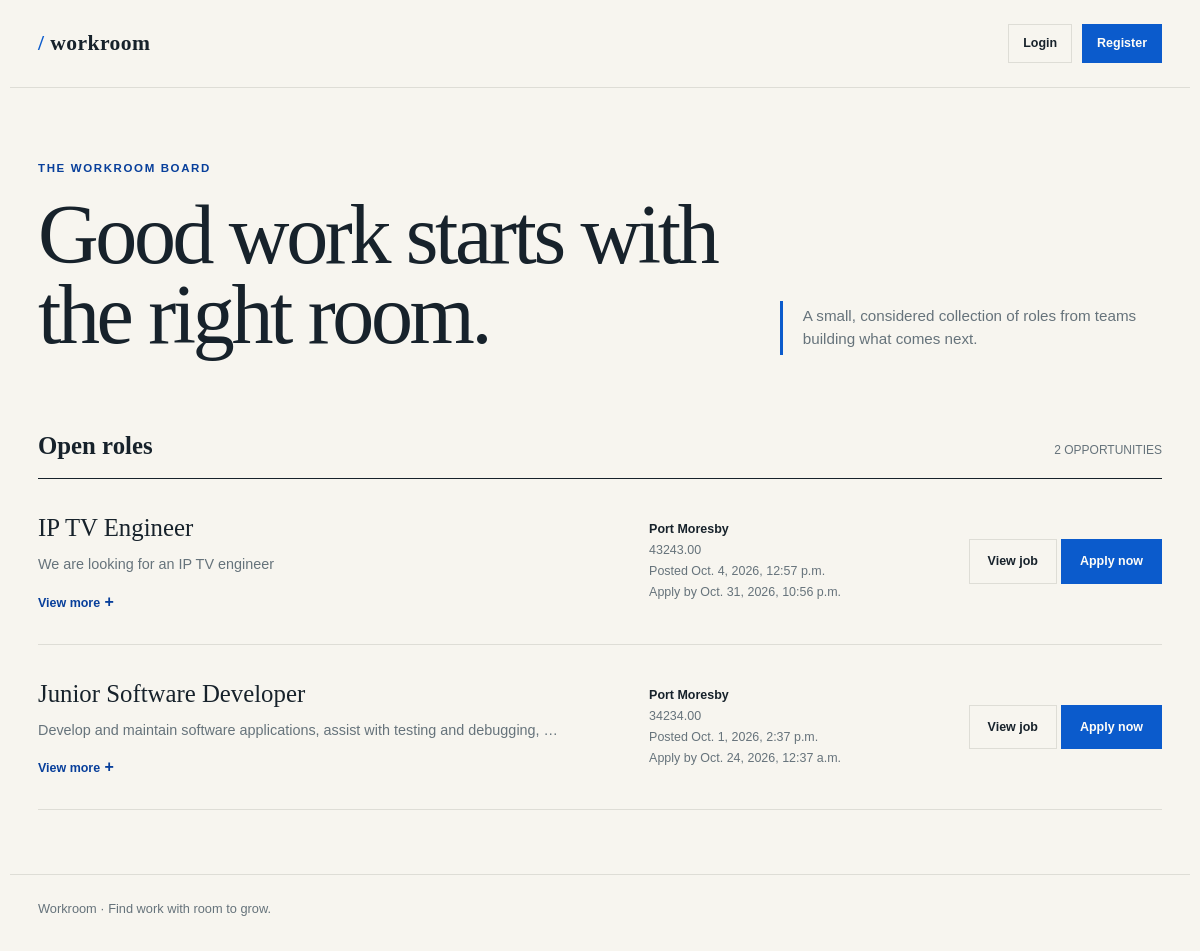
Before: / with the older database file.
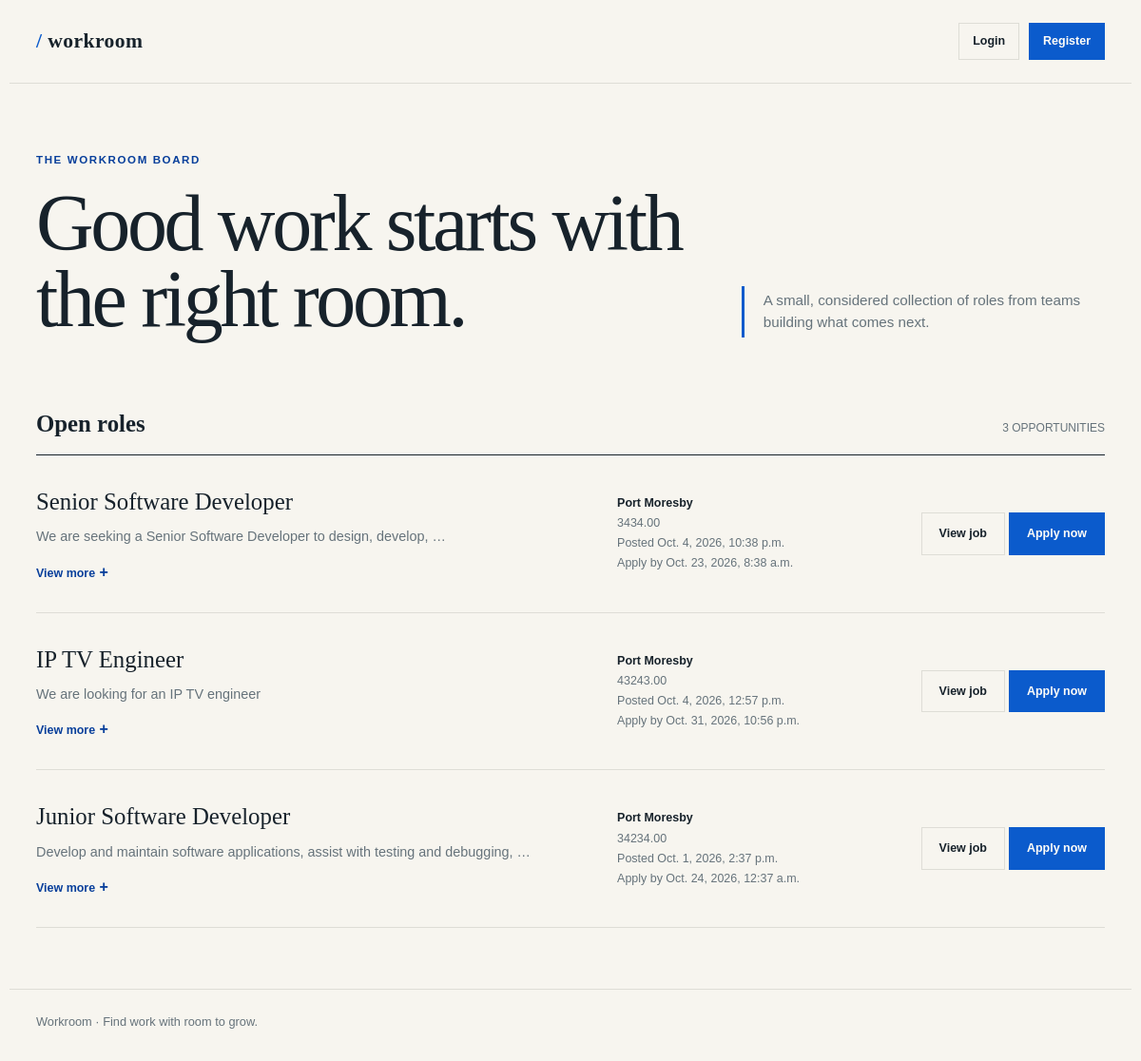
After: the same page with the newer database file.
### job_application/models.py (models this page shows, shortened)
class Job(models.Model):
    workflow = models.ForeignKey(
        'pipeline.Workflow',
        on_delete=models.SET_NULL,
        related_name='jobs',
        null=True,
        blank=True,
    )
    screening_threshold = models.PositiveSmallIntegerField(
        null=True,
        blank=True,
        validators=[MinValueValidator(0), MaxValueValidator(100)],
    )
    title = models.CharField(max_length=100)
    description = models.TextField()
    location = models.CharField(max_length=100)
    salary = models.DecimalField(
        max_digits=10,
        decimal_places=2
    )
    posted_date = models.DateTimeField(auto_now_add=True)
    deadline = models.DateTimeField()
    is_active = models.BooleanField(default=True)
    class Meta:
        db_table = 'main_app_job'

### job_application/views.py (the view)
# urls.py: 2. Add a URL to urlpatterns:  path('', views.home, name='home')
def home(request):
	jobs = Job.objects.order_by('-posted_date')
	return render(request, 'pages/home.html', {'jobs': jobs})

### tempates/pages/home.html (shortened to what this page needs)
{% extends 'base.html' %}
{% block content %}
<div class="home-shell">
	<section class="intro">
		<div>
			<p class="eyebrow">The workroom board</p>
			<h1>Good work starts with the right room.</h1>
		</div>
		<p class="intro-note">A small, considered collection of roles from teams building what comes next.</p>
	</section>
	<section id="open-roles" aria-labelledby="open-roles-heading">
		<div class="listing-heading">
			<h2 id="open-roles-heading">Open roles</h2>
			<span class="listing-count">{{ jobs|length }} opportunities</span>
		</div>
		<ul class="job-list">
			{% for job in jobs %}
			<li class="job">
				<div>
					<h3>{{ job.title }}</h3>
					<p class="job-description">{{ job.description|truncatewords:10 }}</p>
					<details class="job-details">
						<summary>View more</summary>
					</details>
				</div>
				<div class="job-meta">
					<strong>{{ job.location }}</strong>
					{{ job.salary }}<br>
					Posted {{ job.posted_date }}<br>
					Apply by {{ job.deadline }}
				</div>
				<div>
					<a class="view-button" href="{% url 'job_detail' job.pk %}" aria-label="View details for {{ job.title }}">View job</a>
					<a class="apply-button" href="{% url 'apply_job' job.pk %}" aria-label="Apply for {{ job.title }}">Apply now</a>
				</div>
			</li>
			{% endfor %}
		</ul>
	</section>
</div>
{% endblock %}

### tempates/base.html (shortened to what this page needs)
{% load static %}
<!DOCTYPE html>
<html lang="en">
<head>
    <link rel="stylesheet" href="{% static 'css/auth.css' %}">
</head>
<body>
    <header class="site-header">
        <a class="brand" href="{% url 'home' %}"><span class="brand-mark">/</span> workroom</a>
        <nav class="header-actions" aria-label="Account actions">
            {% if request.user.is_authenticated %}
                <span class="header-user">Hi, {{ request.user.username }}</span>
                <a class="header-logout" href="{% url 'logout' %}">Logout</a>
            {% else %}
                <a class="header-button" href="{% url 'login' %}">Login</a>
                <a class="header-button header-button--register" href="{% url 'register' %}">Register</a>
            {% endif %}
        </nav>
    </header>
    <main>{% block content %}{% endblock %}</main>
    <footer class="site-footer">
        <span>Workroom</span> · Find work with room to grow.
    </footer>
</body>
</html>

### tempates/base.html (style rules this page uses)
:root { --ink: #17222b; --muted: #66737b; --paper: #f7f5ef; --surface: #fffdf8; --line: #deddd6; --accent: #0b5bcc; --accent-dark: #083f9b; --soft-accent: #dfeafc; }
* { box-sizing: border-box; }
body { margin: 0; background: var(--paper); color: var(--ink); font-family: Georgia, 'Times New Roman', serif; line-height: 1.5; }
a { color: inherit; }
.site-header { align-items: center; border-bottom: 1px solid var(--line); display: flex; justify-content: space-between; margin: 0 auto; max-width: 1180px; padding: 24px 28px; }
.brand { font-size: 1.35rem; font-weight: 700; letter-spacing: .02em; text-decoration: none; }
.brand-mark { color: var(--accent); }
.header-actions { align-items: center; display: flex; gap: 10px; }
.header-button { border: 1px solid var(--line); color: var(--ink); font-family: Arial, sans-serif; font-size: .78rem; font-weight: 700; padding: 9px 14px; text-decoration: none; }
.header-button--register { background: var(--accent); border-color: var(--accent); color: #fffdf8; }
main { min-height: calc(100vh - 170px); }
.site-footer { border-top: 1px solid var(--line); color: var(--muted); font-family: Arial, sans-serif; font-size: .8rem; margin: 64px auto 0; max-width: 1180px; padding: 24px 28px 32px; }

### tempates/pages/home.html (style rules this page uses)
.home-shell { margin: 0 auto; max-width: 1180px; padding: 72px 28px 0; }
.intro { display: grid; gap: 32px; grid-template-columns: minmax(0, 1.3fr) minmax(220px, .7fr); padding-bottom: 72px; }
.eyebrow { color: var(--accent-dark); font-family: Arial, sans-serif; font-size: .72rem; font-weight: 700; letter-spacing: .14em; margin: 0 0 18px; text-transform: uppercase; }
h1 { font-size: clamp(2.8rem, 7vw, 6.2rem); font-weight: 400; letter-spacing: -.04em; line-height: .95; margin: 0; max-width: 720px; }
.intro-note { align-self: end; border-left: 3px solid var(--accent); color: var(--muted); font-family: Arial, sans-serif; font-size: .95rem; margin: 0; padding: 4px 0 4px 20px; }
.listing-heading { align-items: baseline; border-bottom: 1px solid var(--ink); display: flex; justify-content: space-between; padding-bottom: 14px; }
.listing-heading h2 { font-size: 1.55rem; margin: 0; }
.listing-count { color: var(--muted); font-family: Arial, sans-serif; font-size: .75rem; text-transform: uppercase; }
.job-list { list-style: none; margin: 0; padding: 0; }
.job { align-items: center; border-bottom: 1px solid var(--line); display: grid; gap: 28px; grid-template-columns: minmax(0, 1.4fr) minmax(150px, .7fr) auto; padding: 30px 0; }
.job h3 { font-size: 1.55rem; font-weight: 400; margin: 0 0 8px; }
.job-description { color: var(--muted); font-family: Arial, sans-serif; font-size: .9rem; margin: 0; max-width: 530px; }
.job-details { font-family: Arial, sans-serif; font-size: .78rem; margin-top: 14px; max-width: 530px; }
.job-details summary { color: var(--accent-dark); cursor: pointer; font-weight: 700; list-style: none; width: fit-content; }
.job-details summary::after { content: ' +'; font-size: 1rem; }
.job-meta { color: var(--muted); font-family: Arial, sans-serif; font-size: .78rem; line-height: 1.7; }
.job-meta strong { color: var(--ink); display: block; font-weight: 600; }
.apply-button { background: var(--accent); border: 1px solid var(--accent); color: #fffdf8; display: inline-block; font-family: Arial, sans-serif; font-size: .78rem; font-weight: 700; padding: 12px 18px; text-decoration: none; white-space: nowrap; }
.view-button { border: 1px solid var(--line); display: inline-block; font-family: Arial, sans-serif; font-size: .78rem; font-weight: 700; padding: 12px 18px; text-decoration: none; white-space: nowrap; }

Changed rows visible on the page:
added Job: title "Senior Software Developer", description "We are seeking a Senior Software Developer to design, develop, …", location "Port Moresby", salary "3434.00", posted_date "Oct. 4, 2026, 10:38 p.m.", deadline "Oct. 23, 2026, 8:38 a.m."
Other visible differences:
{{ jobs|length }}: "2" → "3"
